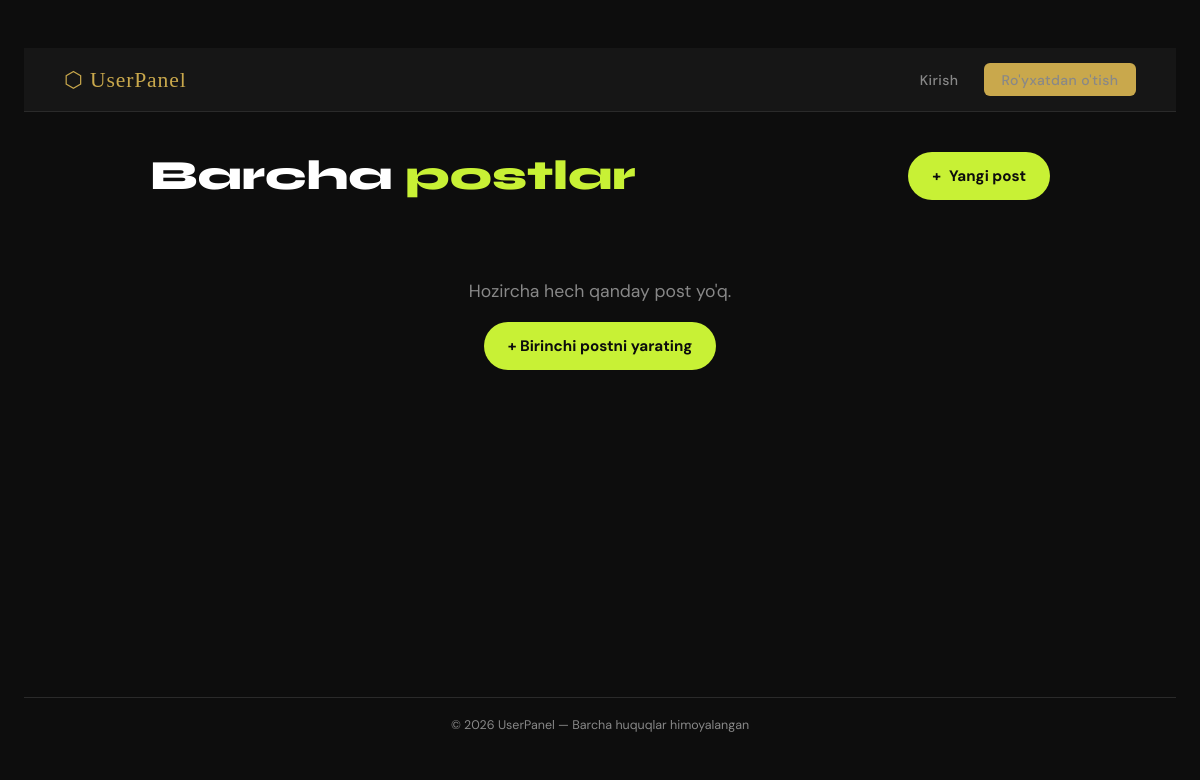
The app's page /posts/, older data.
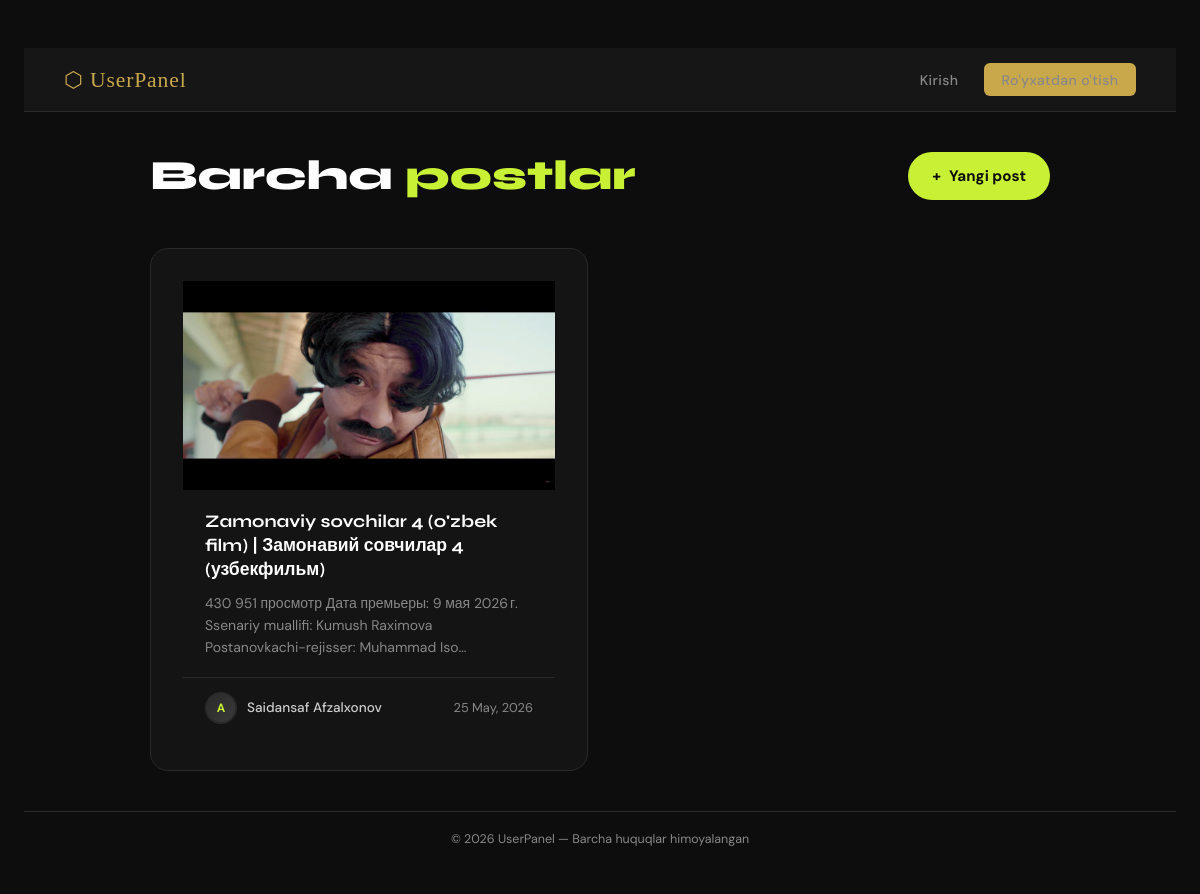
The same page, newer data.
### user/models.py (models this page shows, shortened)
class Post(models.Model):
    author = models.ForeignKey(CustomUser,on_delete=models.CASCADE,related_name='posts')
    tags = models.ManyToManyField(Tag,blank=True,related_name='posts')
    title = models.CharField(max_length=200)
    content = models.TextField()
    image = models.ImageField(upload_to='posts/',blank=True,null=True)
    slug = models.SlugField(unique=True, blank=True)
    created_at = models.DateTimeField(auto_now_add=True)
    updated_at = models.DateTimeField(auto_now=True)
    views_count = models.PositiveIntegerField(default=0)
    likes_count = models.PositiveIntegerField(default=0)
    class Meta:
        ordering = ['-created_at']

class CustomUser(AbstractUser):
    username=None
    email=models.EmailField(unique=True)
    USERNAME_FIELD='email'
    REQUIRED_FIELDS=['first_name', 'last_name']
    phone_number=models.CharField(max_length=50, blank=False, null=False)
    slug=models.SlugField(unique=True, blank=True)
    picture=models.ImageField(upload_to='media/', blank=True, null=True)
    created_at=models.DateTimeField(auto_now_add=True)
    objects=CustomUserManager()

### user/views.py (the view)
# urls.py: path('posts/',views.post_list_view,name='post_list'),
def post_list_view(request):
    posts = Post.objects.prefetch_related('tags').select_related('author').all()
    return render(request,'post_list.html',{'posts': posts})

### templates/post_list.html (shortened to what this page needs)
{% extends 'base.html' %}
{% load static %}
{% block content%}
<!DOCTYPE html>
<html lang="uz">
<head>
</head>
<body>
    <div class="header">
        <h1>Barcha <span>postlar</span></h1>
        <a href="{% url 'post_create' %}" class="btn-new">
            <span>+</span> Yangi post
        </a>
    </div>
    {% if posts %}
    <div class="posts-grid">
        {% for post in posts %}
        <a href="{% url 'post_detail' post.slug %}" class="card">
            {% if post.image %}
                <img src="{{ post.image.url }}" alt="{{ post.title }}" class="card-image">
            {% else %}
                <div class="card-no-image">📝</div>
            {% endif %}
            <div class="card-body">
                <div class="card-title">{{ post.title }}</div>
                <div class="card-excerpt">{{ post.content }}</div>
            </div>
            <div class="card-footer">
                <div class="author-info">
                    {% if post.author.profile_image %}
                        <img src="{{ post.author.profile_image.url }}" alt="{{ post.author.get_full_name }}" class="avatar">
                    {% else %}
                        <div class="avatar-placeholder">
                            {{ post.author.email|first|upper }}
                        </div>
                    {% endif %}
                    <span class="author-name">{{ post.author.get_full_name|default:post.author.email }}</span>
                </div>
                <span class="post-date">{{ post.created_at|date:"d M, Y" }}</span>
            </div>
        </a>
        {% endfor %}
    </div>
    {% else %}
    <div class="empty">
        <p>Hozircha hech qanday post yo'q.</p>
        <a href="{% url 'post_create' %}" class="btn-new">+ Birinchi postni yarating</a>
    </div>
    {% endif %}
</body>
</html>
{% endblock %}

Row changes from the older to the newer data that the page shows:
added Post: image (picture), title "Zamonaviy sovchilar 4 (o'zbek film) | Замонавий совчилар 4 (узбекфильм)", content "430 951 просмотр Дата премьеры: 9 мая 2026 г. Ssenariy muallifi: Kumush Raximova Postanovkachi-rejisser: Muhammad…", author.email|first "A", author.get_full_name "Saidansaf Afzalxonov", created_at "25 May, 2026"
Text that changed along with them:
text no longer shown: "Hozircha hech qanday post yo'q. + Birinchi postni yarating"
